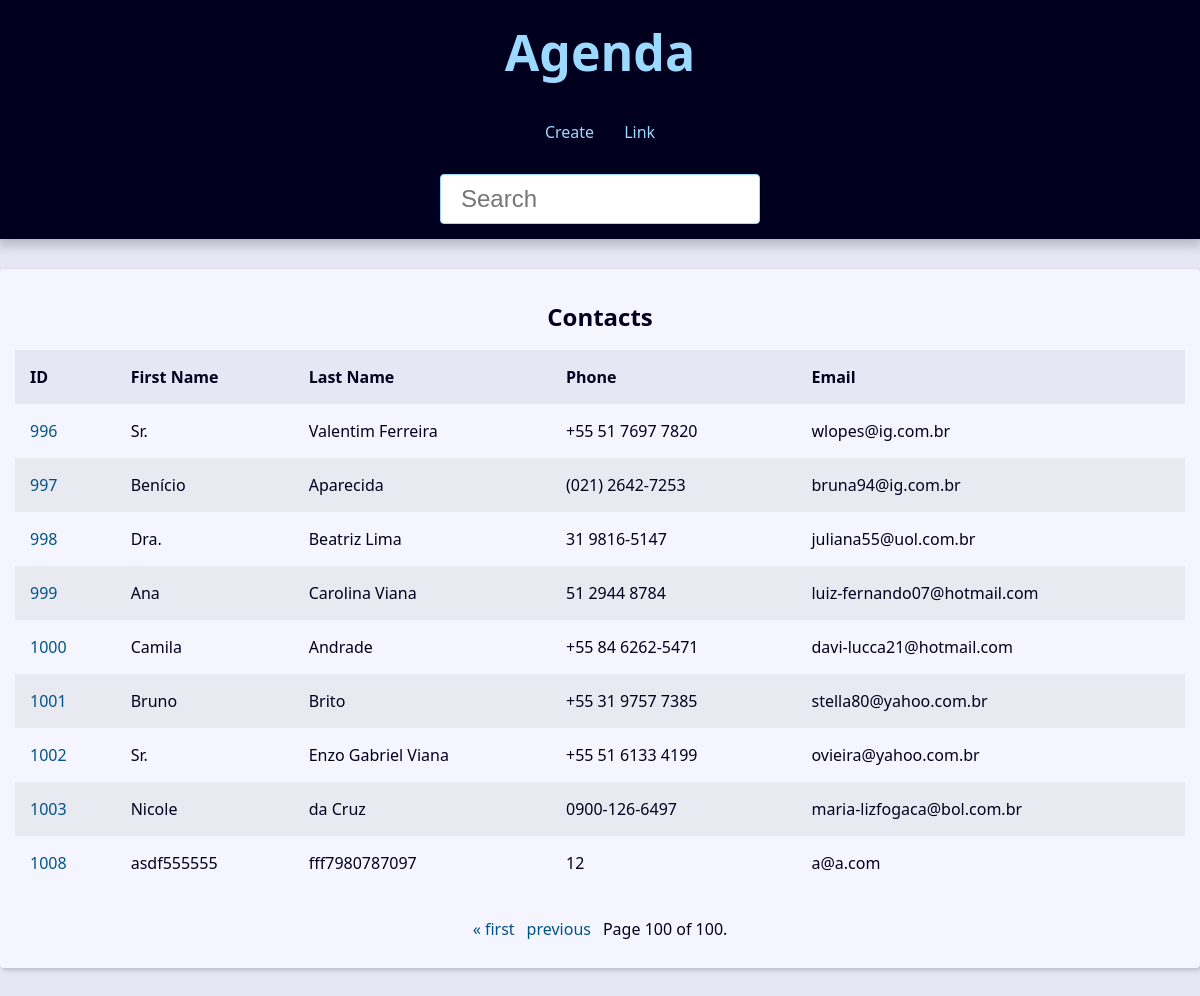
Page /?page=100&q= on the committed database.
### contact/models.py (models this page shows, shortened)
class Contact(models.Model):
    first_name = models.CharField(max_length=50)
    last_name = models.CharField(max_length=50, blank=True)
    phone = models.CharField(max_length=50)
    email = models.EmailField(max_length=254, blank=True)
    created_date = models.DateTimeField(default=timezone.now)
    description = models.TextField(blank=True)
    show = models.BooleanField(default=True)
    picture = models.ImageField(blank=True, upload_to='pictures/%Y/%m/')
    category = models.ForeignKey(Category, on_delete=models.SET_NULL, blank=True,null=True)
    owner = models.ForeignKey(User, on_delete=models.SET_NULL, blank=True,null=True)

### contact/views/contact_views.py (the view)
# urls.py: path('', views.index, name="index"),
def index(request):
    contact = Contact.objects.filter(show=True).order_by('id')
    paginator = Paginator(contact, 10)
    page_number = request.GET.get("page")
    page_obj = paginator.get_page(page_number)
    context = {
        'page_obj': page_obj,
        'site_title': 'Contatos - '
    }
    return render(
        request,
        'contact/index.html',
        context,
        )

### contact/templates/contact/index.html (shortened to what this page needs)
{% extends "global/base.html" %}
{% block content %}
{% if page_obj %}
    <div class='responsive-table'>
        <table class='contacts-table'>
            <caption class="table-caption">Contacts</caption>
            <theade>
                <tr class="table-row table-row-header">
                    <th class="table-header">ID</th>
                    <th class="table-header">First Name</th>
                    <th class="table-header">Last Name</th>
                    <th class="table-header">Phone</th>
                    <th class="table-header">Email</th>
                </tr>
            <tbody>
                {% for contact in page_obj %}
                <tr class="table-row">
                    <td class="table-cel">
                        <a class="table-link"
                        href="{% url "contact:contact" contact.id %}">
                            {{contact.id}}
                        </a>
                    </td>
                    <td class="table-cel">
                        {{contact.first_name}}
                    </td>
                    <td class="table-cel">
                        {{contact.last_name}}
                    </td>
                    <td class="table-cel">
                        {{contact.phone}}
                    </td>
                    <td class="table-cel">
                        {{contact.email}}
                    </td>
                </tr>
                {% endfor %}
            </tbody>
        </table>
    </div>
{% else %}
    <div class="single-contact">
        <h1 class="single-contact-name">
            Nenhum contato foi encontrado.
        </h1>
    </div>
{% endif %}
{% endblock content%}

### base_static/global/css/style.css (style rules this page uses)
:root { --spacing: 1.5rem; --link-dark-color: rgb(0, 83, 134); --link-light-color: rgb(156, 217, 255); --clr-white: rgb(245, 245, 255); --clr-black: rgb(0, 0, 30); --clr-light-gray: rgb(230, 230, 245); --clr-dark-shadow-5: rgba(0, 0, 10, 5%); --clr-dark-shadow-10: rgba(0, 0, 10, 10%); --clr-dark-shadow-20: rgba(0, 0, 10, 20%); --clr-light-shadow-5: rgba(200, 200, 255, 5%); --clr-light-shadow-10: rgba(200, 200, 255, 10%); --clr-light-shadow-20: rgba(200, 200, 255, 20%); --main-page-width: 120rem; --table-min-width: 60rem; --biggest-font-size: 5rem; --bigger-font-size: 4rem; --big-font-size: 3.2rem; --medium-font-size: 2.4rem; --small-font-size: 1.6rem; --smaller-font-size: 1.4rem; --smallest-font-size: 1.2rem; --transition-fast: 300ms; --transition-medium: 600ms; --transition-slow: 1s; --default-border-radius: 4px; }
*, *::before, *::after { margin: 0; padding: 0; box-sizing: border-box; }
html { font-size: 62.5%; }
body { font-family: system-ui, -apple-system, BlinkMacSystemFont, "Segoe UI", Roboto, Oxygen, Ubuntu, Cantarell, "Open Sans", "Helvetica Neue", sans-serif; line-height: 1.5; font-size: var(--small-font-size); color: var(--clr-black); -webkit-font-smoothing: antialiased; background: var(--clr-light-gray); }
.responsive-table { width: 100%; overflow-x: auto; }
.contacts-table { width: 100%; min-width: var(--table-min-width); border-collapse: collapse; }
.table-caption { font-size: var(--medium-font-size); font-weight: bold; padding: var(--spacing); }
.table-row { text-align: left; text-overflow: ellipsis; transition: background-color var(--transition-fast) ease-in-out; }
.table-row:nth-of-type(2n) { background: var(--clr-dark-shadow-5); }
.table-row-header { background: var(--clr-light-gray); color: var(--clr-black); }
.table-cel, .table-header { padding: var(--spacing); }
.table-link { color: var(--link-dark-color); transition: color var(--transition-fast) ease-in-out; text-decoration: none; }

### rows in the picture
Contact: id "996", first_name "Sr.", last_name "Valentim Ferreira", phone "+55 51 7697 7820", email "wlopes@ig.com.br"
Contact: id "997", first_name "Benício", last_name "Aparecida", phone "(021) 2642-7253", email "bruna94@ig.com.br"
Contact: id "998", first_name "Dra.", last_name "Beatriz Lima", phone "31 9816-5147", email "juliana55@uol.com.br"
Contact: id "999", first_name "Ana", last_name "Carolina Viana", phone "51 2944 8784", email "luiz-fernando07@hotmail.com"
Contact: id "1000", first_name "Camila", last_name "Andrade", phone "+55 84 6262-5471", email "davi-lucca21@hotmail.com"
Contact: id "1001", first_name "Bruno", last_name "Brito", phone "+55 31 9757 7385", email "stella80@yahoo.com.br"
Contact: id "1002", first_name "Sr.", last_name "Enzo Gabriel Viana", phone "+55 51 6133 4199", email "ovieira@yahoo.com.br"
Contact: id "1003", first_name "Nicole", last_name "da Cruz", phone "0900-126-6497", email "maria-lizfogaca@bol.com.br"
Contact: id "1008", first_name "asdf555555", last_name "fff7980787097", phone "12", email "a@a.com"

### other values in the picture
{{ page_obj.number }} "100"
{{ page_obj.paginator.num_pages }} "100"
